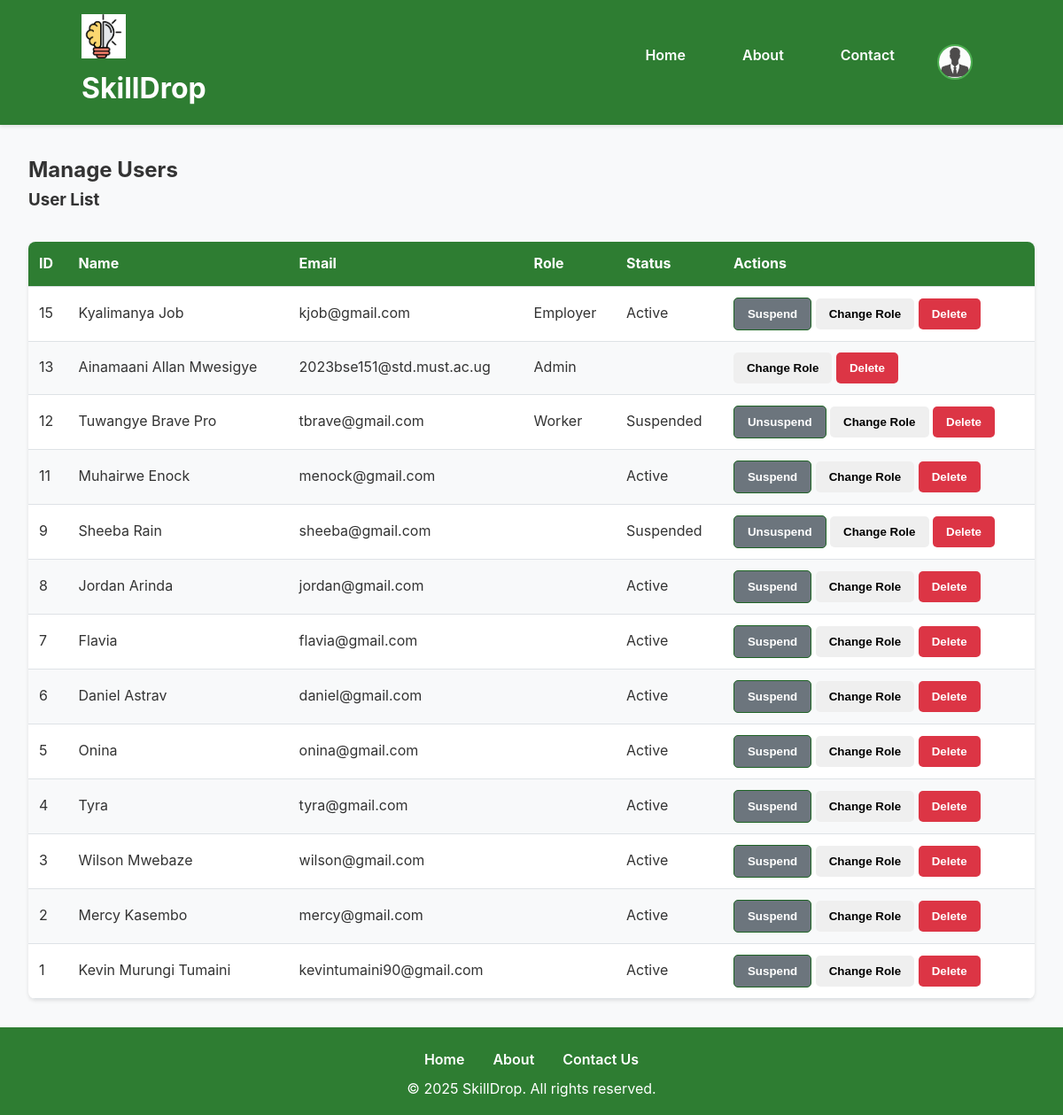
The page /admin/manage-users.php (signed in) on the database its author committed.
### tables this page shows
CREATE TABLE `users` (
  `id` int(11) NOT NULL,
  `full_name` varchar(100) NOT NULL,
  `role` varchar(20) NOT NULL,
  `status` varchar(20) NOT NULL DEFAULT 'pending',
  `email` varchar(100) NOT NULL,
  `phone` varchar(15) DEFAULT NULL,
  `password` varchar(255) NOT NULL,
  `location` varchar(255) DEFAULT NULL,
  `profile_image` varchar(225) DEFAULT NULL,
  `created_at` timestamp NOT NULL DEFAULT current_timestamp()
);

### admin/manage-users.php (the view, shortened to what this page needs)
<?php
include '../includes/header.php';
include '../includes/db.php';
$logged_in_admin_id = $_SESSION['user_id'];
$users_query = $conn->query("SELECT id, full_name, email, role, status FROM users ORDER BY created_at DESC");
?>
<main class="main">
    <h2>Manage Users</h2>
    <section class="user-management">
        <h3>User List</h3>
        <table class="admin-table">
            <thead>
                <tr>
                    <th>ID</th>
                    <th>Name</th>
                    <th>Email</th>
                    <th>Role</th>
                    <th>Status</th>
                    <th>Actions</th>
                </tr>
            </thead>
            <tbody>
                <?php while ($user = $users_query->fetch_assoc()): ?>
                <tr>
                    <td><?php echo htmlspecialchars($user['id']); ?></td>
                    <td><?php echo htmlspecialchars($user['full_name']); ?></td>
                    <td><?php echo htmlspecialchars($user['email']); ?></td>
                    <td><?php echo htmlspecialchars(ucfirst($user['role'])); ?></td>
                    <td><?php echo htmlspecialchars(ucfirst($user['status'])); ?></td>
                    <td>
                        <form method="POST" style="display:inline;">
                            <?php if ($user['status'] === 'pending'): ?>
                                <select name="role" required>
                                    <option value="">Select Role</option>
                                    <option value="worker">Worker</option>
                                    <option value="employer">Employer</option>
                                    <option value="admin">Admin</option>
                                </select>
                                <button type="submit" name="action" value="approve" class="button primary">Approve</button>
                            <?php elseif ($user['status'] === 'active'): ?>
                                <button type="submit" name="action" value="suspend" class="button secondary">Suspend</button>
                            <?php elseif ($user['status'] === 'suspended'): ?>
                                <button type="submit" name="action" value="unsuspend" class="button secondary">Unsuspend</button>
                            <?php endif; ?>
                            <button type="button" class="role-change-btn button" data-user-id="<?php echo $user['id']; ?>" data-current-role="<?php echo $user['role']; ?>">Change Role</button>
                            <?php if ($user['id'] !== $logged_in_admin_id): ?>
                                <button type="submit" name="action" value="delete" class="button danger" onclick="return confirm('Are you sure you want to delete this user?');">Delete</button>
                            <?php endif; ?>
                        </form>
                    </td>
                </tr>
                <?php endwhile; ?>
            </tbody>
        </table>
    </section>
</main>
<?php include '../includes/footer.php'; ?>

### assets/css/main.css (style rules this page uses)
* { margin: 0; padding: 0; box-sizing: border-box; }
:root { --primary: #2E7D32; --primary-dark: #1B5E20; --primary-light: #4CAF50; --secondary: #1976D2; --background: #f8f9fa; --surface: #ffffff; --text: #333333; --text-light: #ffffff; --error: #dc3545; --success: #28a745; --gray-100: #f8f9fa; --gray-200: #e9ecef; --gray-300: #dee2e6; --star-color: #ffc107; --shadow: 0 2px 4px rgba(0, 0, 0, 0.1); --radius: 8px; }
body { font-family: 'Inter', system-ui, -apple-system, sans-serif; line-height: 1.6; color: var(--text); background-color: var(--background); min-height: 100vh; display: flex; flex-direction: column; }
.button { padding: 1rem 1.5rem; text-decoration: none; font-weight: 600; border-radius: var(--radius); display: inline-block; text-align: center; }
.button { display: inline-block; padding: 8px 15px; text-decoration: none; border-radius: 5px; }
.button.secondary { background-color: white; color: #1e6425; border: 1px solid #1e6425; }

### assets/css/dashboard.css (style rules this page uses)
.main { flex: 1; padding: 2rem; max-width: 1200px; margin: 0 auto; width: 100%; }
.admin-table { width: 100%; border-collapse: collapse; margin-top: 2rem; background: var(--surface); box-shadow: var(--shadow); border-radius: var(--radius); overflow: hidden; }
.admin-table th, .admin-table td { padding: 0.75rem; text-align: left; border-bottom: 1px solid var(--gray-300); }
.admin-table th { background: var(--primary); color: var(--text-light); }
.admin-table tr:nth-child(even) { background: var(--gray-100); }
.button { display: inline-block; padding: 0.75rem 1.5rem; border: none; border-radius: var(--radius); font-weight: bold; cursor: pointer; transition: background-color 0.3s ease; text-align: center; }
.button.secondary { background-color: var(--secondary); color: var(--text-light); }
.button { display: inline-block; padding: 0.5rem 1rem; border: none; border-radius: var(--radius); font-weight: bold; cursor: pointer; transition: background-color 0.3s ease; text-align: center; }
.button.danger { background-color: #dc3545; color: var(--text-light); }
.button { display: inline-block; padding: 10px 15px; border-radius: 5px; text-decoration: none; font-weight: bold; text-align: center; }
.button.secondary { background-color: #6c757d; color: white; transition: background 0.3s ease; }

### rows shown on the page
users: id "15", full_name "Kyalimanya Job", email "kjob@gmail.com", role "Employer", status "Active", shows "Suspend", shows "Delete"
users: id "13", full_name "Ainamaani Allan Mwesigye", email "2023bse151@std.must.ac.ug", role "Admin", shows "Delete"
users: id "12", full_name "Tuwangye Brave Pro", email "tbrave@gmail.com", role "Worker", status "Suspended", shows "Unsuspend", shows "Delete"
users: id "11", full_name "Muhairwe Enock", email "menock@gmail.com", status "Active", shows "Suspend", shows "Delete"
users: id "9", full_name "Sheeba Rain", email "sheeba@gmail.com", status "Suspended", shows "Unsuspend", shows "Delete"
users: id "8", full_name "Jordan Arinda", email "jordan@gmail.com", status "Active", shows "Suspend", shows "Delete"
users: id "7", full_name "Flavia", email "flavia@gmail.com", status "Active", shows "Suspend", shows "Delete"
users: id "6", full_name "Daniel Astrav", email "daniel@gmail.com", status "Active", shows "Suspend", shows "Delete"
users: id "5", full_name "Onina", email "onina@gmail.com", status "Active", shows "Suspend", shows "Delete"
users: id "4", full_name "Tyra", email "tyra@gmail.com", status "Active", shows "Suspend", shows "Delete"
users: id "3", full_name "Wilson Mwebaze", email "wilson@gmail.com", status "Active", shows "Suspend", shows "Delete"
users: id "2", full_name "Mercy Kasembo", email "mercy@gmail.com", status "Active", shows "Suspend", shows "Delete"
users: id "1", full_name "Kevin Murungi Tumaini", email "kevintumaini90@gmail.com", status "Active", shows "Suspend", shows "Delete"
